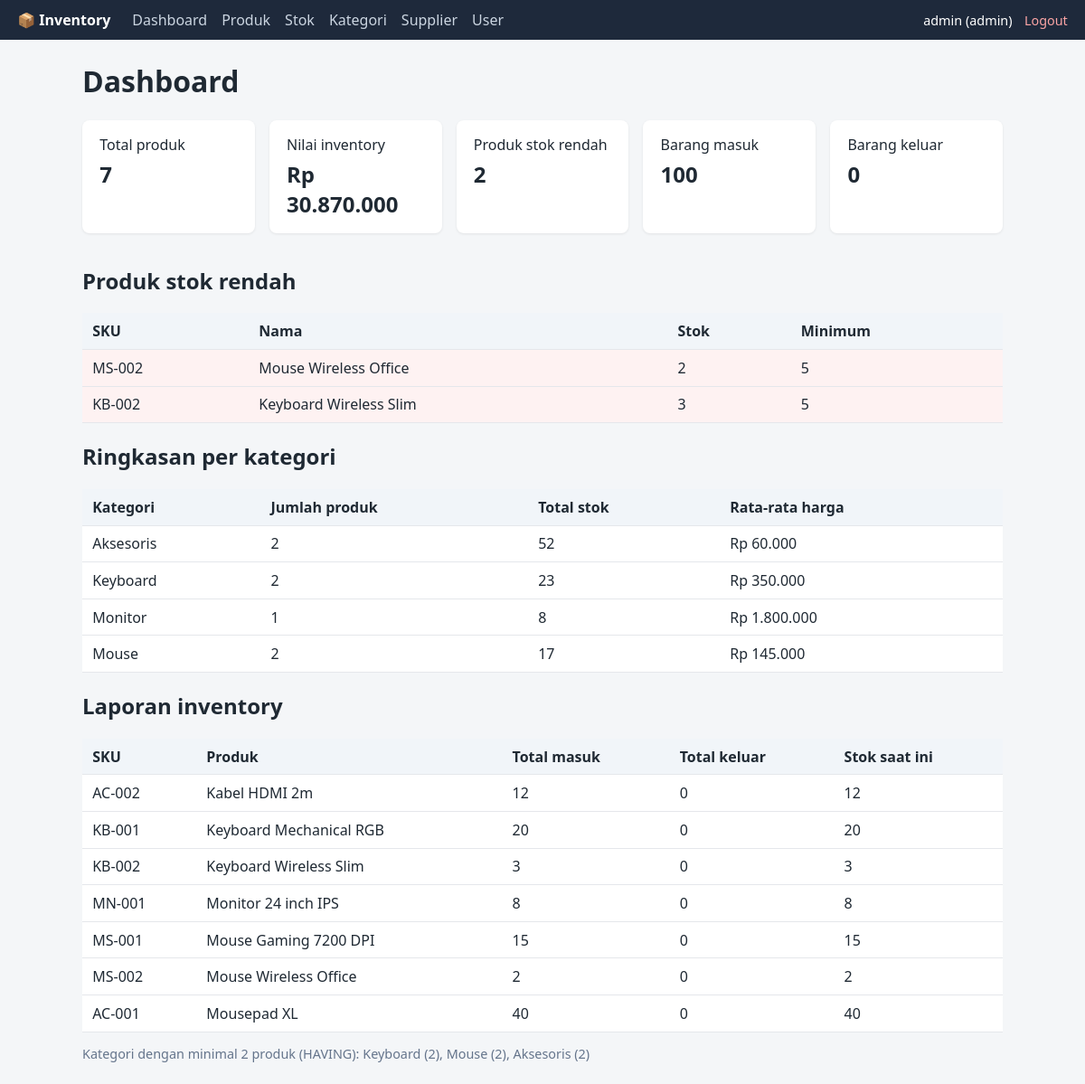
/dashboard.php (signed in), run on the app's committed database.
### tables this page shows
CREATE TABLE products (
  id INT PRIMARY KEY AUTO_INCREMENT,
  category_id INT NOT NULL,
  sku VARCHAR(50) NOT NULL UNIQUE,
  name VARCHAR(150) NOT NULL,
  price DECIMAL(12,2) NOT NULL CHECK (price >= 0),
  stock INT NOT NULL DEFAULT 0 CHECK (stock >= 0),
  minimum_stock INT NOT NULL DEFAULT 5 CHECK (minimum_stock >= 0),
  FOREIGN KEY (category_id) REFERENCES categories(id) ON UPDATE CASCADE ON DELETE RESTRICT
);

### auth.php (called while the page is built, shortened)
<?php
require_once __DIR__ . '/escape.php';
function base_url(string $path = ''): string
{
    $script = str_replace('\\', '/', $_SERVER['SCRIPT_NAME']);
    $pos = strpos($script, '/public/');
    $prefix = $pos !== false ? substr($script, 0, $pos + 7) : '';
    return $prefix . '/' . ltrim($path, '/');
}
function current_user(): ?array
{
    return $_SESSION['user'] ?? null;
}

### escape.php (called while the page is built)
<?php
function e($value): string
{
    return htmlspecialchars((string) $value, ENT_QUOTES, 'UTF-8');
}
function rupiah($n): string
{
    return 'Rp ' . number_format((float) $n, 0, ',', '.');
}

### dashboard.php (the view, shortened to what this page needs)
<?php
require_once __DIR__ . '/../helpers/auth.php';
$pdo = db();
$total_products = (int) $pdo->query('SELECT COUNT(id) FROM products')->fetchColumn();
$inv_value      = (float) $pdo->query('SELECT COALESCE(SUM(stock * price),0) FROM products')->fetchColumn();
$low            = $pdo->query('SELECT p.sku, p.name, p.stock, p.minimum_stock FROM products p WHERE p.stock <= p.minimum_stock ORDER BY p.stock')->fetchAll();
$mov = $pdo->query("SELECT COALESCE(SUM(CASE WHEN type='IN' THEN quantity END),0) AS total_in,
                           COALESCE(SUM(CASE WHEN type='OUT' THEN quantity END),0) AS total_out
                    FROM stock_movements")->fetch();
$per_cat = $pdo->query('SELECT c.name, COUNT(p.id) AS total_products, COALESCE(SUM(p.stock),0) AS total_stock,
                               COALESCE(AVG(p.price),0) AS average_price
                        FROM categories c LEFT JOIN products p ON p.category_id = c.id
                        GROUP BY c.id, c.name ORDER BY c.name')->fetchAll();
$report = $pdo->query("SELECT p.sku, p.name, p.stock,
                              COALESCE(SUM(CASE WHEN sm.type='IN'  THEN sm.quantity END),0) AS total_in,
                              COALESCE(SUM(CASE WHEN sm.type='OUT' THEN sm.quantity END),0) AS total_out
                       FROM products p LEFT JOIN stock_movements sm ON sm.product_id = p.id
                       GROUP BY p.id, p.sku, p.name, p.stock ORDER BY p.name")->fetchAll();
$having = $pdo->query('SELECT c.name, COUNT(p.id) AS n FROM categories c JOIN products p ON p.category_id=c.id
                       GROUP BY c.id, c.name HAVING COUNT(p.id) >= 2')->fetchAll();
require __DIR__ . '/../views/header.php';
?>
<h1>Dashboard</h1>
<div class="grid">
  <div class="card stat">Total produk<b><?= e($total_products) ?></b></div>
  <div class="card stat">Nilai inventory<b><?= e(rupiah($inv_value)) ?></b></div>
  <div class="card stat">Produk stok rendah<b><?= e(count($low)) ?></b></div>
  <div class="card stat">Barang masuk<b><?= e($mov['total_in']) ?></b></div>
  <div class="card stat">Barang keluar<b><?= e($mov['total_out']) ?></b></div>
</div>
<h2>Produk stok rendah</h2>
<table><tr><th>SKU</th><th>Nama</th><th>Stok</th><th>Minimum</th></tr>
<?php foreach ($low as $r): ?>
  <tr class="low"><td><?= e($r['sku']) ?></td><td><?= e($r['name']) ?></td><td><?= e($r['stock']) ?></td><td><?= e($r['minimum_stock']) ?></td></tr>
<?php endforeach; if (!$low): ?><tr><td colspan="4">Semua stok aman.</td></tr><?php endif; ?>
</table>
<h2>Ringkasan per kategori</h2>
<table><tr><th>Kategori</th><th>Jumlah produk</th><th>Total stok</th><th>Rata-rata harga</th></tr>
<?php foreach ($per_cat as $r): ?>
  <tr><td><?= e($r['name']) ?></td><td><?= e($r['total_products']) ?></td><td><?= e($r['total_stock']) ?></td><td><?= e(rupiah($r['average_price'])) ?></td></tr>
<?php endforeach; ?>
</table>
<h2>Laporan inventory</h2>
<table><tr><th>SKU</th><th>Produk</th><th>Total masuk</th><th>Total keluar</th><th>Stok saat ini</th></tr>
<?php foreach ($report as $r): ?>
  <tr><td><?= e($r['sku']) ?></td><td><?= e($r['name']) ?></td><td><?= e($r['total_in']) ?></td><td><?= e($r['total_out']) ?></td><td><?= e($r['stock']) ?></td></tr>
<?php endforeach; ?>
</table>
<p class="muted">Kategori dengan minimal 2 produk (HAVING):
  <?= e(implode(', ', array_map(fn($r) => $r['name'] . ' (' . $r['n'] . ')', $having)) ?: '-') ?></p>
<?php require __DIR__ . '/../views/footer.php'; ?>

### header.php (shortened to what this page needs)
<?php
$u = current_user();
?>
<!DOCTYPE html>
<html lang="id">
<head>
<link rel="stylesheet" href="<?= e(base_url('style.css')) ?>">
</head>
<body>
<?php if ($u): ?>
<header class="topbar">
  <strong>📦 Inventory</strong>
  <nav>
    <a href="<?= e(base_url('dashboard.php')) ?>">Dashboard</a>
    <a href="<?= e(base_url('products/index.php')) ?>">Produk</a>
    <a href="<?= e(base_url('stock/index.php')) ?>">Stok</a>
    <?php if ($u['role'] === 'admin'): ?>
      <a href="<?= e(base_url('categories/index.php')) ?>">Kategori</a>
      <a href="<?= e(base_url('suppliers/index.php')) ?>">Supplier</a>
      <a href="<?= e(base_url('users/index.php')) ?>">User</a>
    <?php endif; ?>
  </nav>
  <span class="who"><?= e($u['username']) ?> (<?= e($u['role']) ?>)
    <a href="<?= e(base_url('logout.php')) ?>">Logout</a></span>
</header>
<?php endif; ?>
<main class="container">

### footer.php
</main>
</body>
</html>

### style.css (style rules this page uses)
* { box-sizing:border-box }
body { font-family:system-ui,Segoe UI,Arial,sans-serif;margin:0;background:#f4f6f8;color:#1f2933 }
.topbar { display:flex;gap:1.5rem;align-items:center;background:#1e293b;color:#fff;padding:.7rem 1.2rem;flex-wrap:wrap }
.topbar nav { display:flex;gap:1rem;flex:1 }
.topbar a { color:#cbd5e1;text-decoration:none }
.who { font-size:.9rem }
.who a { margin-left:.6rem;color:#fca5a5 }
.container { max-width:1050px;margin:1.5rem auto;padding:0 1rem }
h1 { margin-top:0 }
.card { background:#fff;border-radius:8px;padding:1rem 1.2rem;box-shadow:0 1px 3px rgba(0,0,0,.08);margin-bottom:1rem }
.grid { display:grid;grid-template-columns:repeat(auto-fit,minmax(190px,1fr));gap:1rem }
.stat b { display:block;font-size:1.5rem;margin-top:.3rem }
table { width:100%;border-collapse:collapse;background:#fff }
th,td { padding:.55rem .7rem;border-bottom:1px solid #e5e7eb;text-align:left }
th { background:#f1f5f9 }
.low { background:#fef2f2 }
.muted { color:#64748b;font-size:.9rem }

### data on the page
products: sku "MS-002", name "Mouse Wireless Office", stock "2", minimum_stock "5"
products: sku "KB-002", name "Keyboard Wireless Slim", stock "3", minimum_stock "5"

### other printed values
$u['username'] "admin"
$u['role'] "admin"
$total_products "7"
rupiah($inv_value) "Rp 30.870.000"
count($low) "2"
$mov['total_in'] "100"
$mov['total_out'] "0"
$r['name'] "Aksesoris"
$r['total_products'] "2"
$r['total_stock'] "52"
rupiah($r['average_price']) "Rp 60.000"
$r['name'] "Keyboard"
$r['total_stock'] "23"
rupiah($r['average_price']) "Rp 350.000"
$r['name'] "Monitor"
